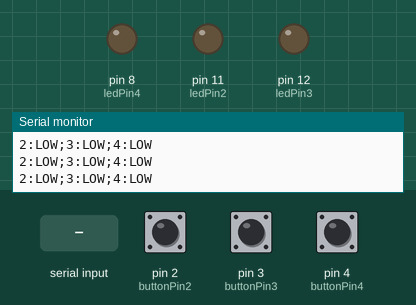
Recording of a sketch running on a simulated Arduino Uno, built with avr-gcc and run on an emulated ATmega328P. Parts: output pins drawn as LEDs (lit = HIGH), the last lines printed to the serial monitor. The inputs (shaded band) are chosen by the test bench; at power-on: pin 2 (buttonPin2) LOW, pin 3 (buttonPin3) LOW, pin 4 (buttonPin4) LOW.

Above: at 1.2 s.
1.3 s: pin 2 (buttonPin2) pulled HIGH for 0.15 s
At 2.5 s:
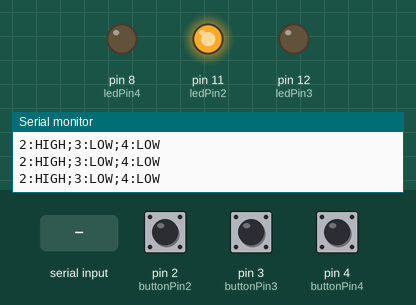
2.9 s: pin 3 (buttonPin3) pulled HIGH for 0.15 s
At 3.8 s:
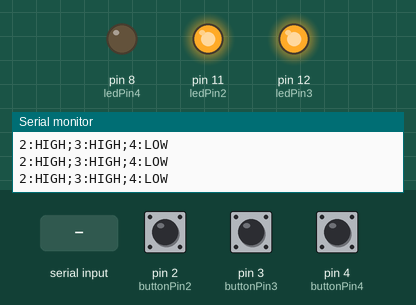
4.5 s: pin 4 (buttonPin4) pulled HIGH for 0.15 s
At 4.8 s:
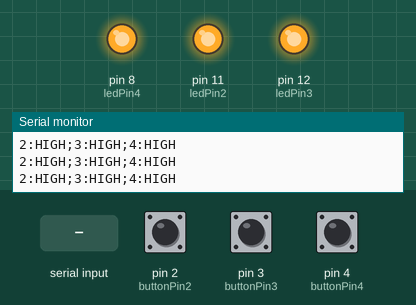
6.1 s: byte 20 (20) received over Serial
At 7.3 s:
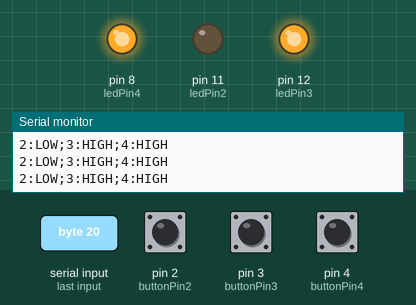
7.6 s: byte 30 (30) received over Serial
At 8.6 s:
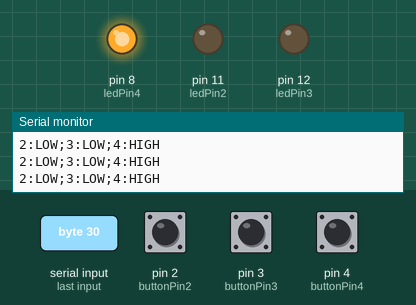
9.1 s: byte 21 (21) received over Serial
At 9.7 s:
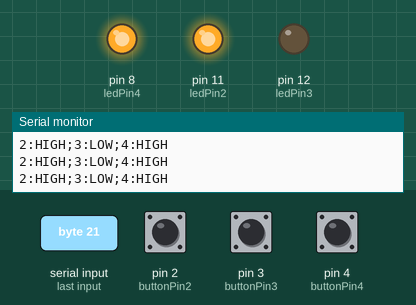
Timing chart, 0 to 11.6 s (numbered marks = the images above; inputs shaded):
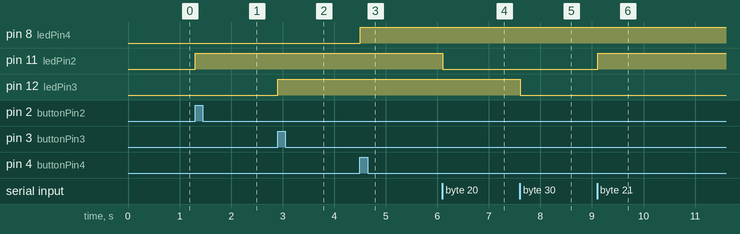

The sketch:

Arduino.ino
```cpp
// Projet "BoostMySpirit"
// de l'événement HackMyChurch 2015
// http://www.hackmychurch.com/

// Code Arduino à téléverser sur la carte Arduino
// Testé avec une Arduino Uno
// Schéma technique disponible sur GitHub
// Kevin Vennitti (@kevinvennitti)

// Le code ci-dessous a ete cree
// rapidement pour 3 LED et 3 boutons
// et ne presente pas la souplesse d'un code
// modulable pour x LED et x boutons :
// n'hesitez pas a partager votre nouveau code
// qui ne sera pas aussi long !

// Les pin input et output sont définis ici,
// il est possible de les modifier
// en adaptant le circuit électronique

// Chaque bouton est lie a une LED
// et ces deux fonctionnent donc en couple.
// Le suffixe numeraire des variables
// permet de reconnaitre les duos

// Ci-dessous les pins des input boutons

const int buttonPin2 = 2;
const int buttonPin3 = 3;
const int buttonPin4 = 4;

// Ci-dessous les pins des output LED

const int ledPin2 =  11;
const int ledPin3 =  12;
const int ledPin4 =  8;

// Par defaut, les boutons sont relaches (non appuyes)

int buttonState2 = 0;
int buttonState3 = 0;
int buttonState4 = 0;

// Par defaut, au lancement de la carte,
// on n'ordonne rien de special
// tant que Processing ne nous a pas donne d'ordre
// ou qu'un bouton n'est pas appuye ;
// les variables ci-dessous
// definiront au cours du script
// les ordres a affecter aux LEDs

boolean set2toHigh = false;
boolean set2toLow = false;

boolean set3toHigh = false;
boolean set3toLow = false;

boolean set4toHigh = false;
boolean set4toLow = false;

boolean antiFlood2 = false;
boolean antiFlood3 = false;
boolean antiFlood4 = false;

int getFromP;

void setup() {
  Serial.begin(9600);

  pinMode(buttonPin2, INPUT);
  pinMode(buttonPin3, INPUT);
  pinMode(buttonPin4, INPUT);

  pinMode(ledPin2, OUTPUT);
  pinMode(ledPin3, OUTPUT);
  pinMode(ledPin4, OUTPUT);
}

void loop() {
  // Si la carte est prete a communiquer
  if (Serial.available() > 0) {

    // On stocke ce que Processing nous envoie
    // (s'il envoie quelque chose)
    // dans la variable `getFromP`
    // (get from Processing)

    getFromP = Serial.read();

    // Theoriquement, la ligne suivante
    // ne sert a rien, mais je la commente
    // au cas ou :

    // Serial.println("GET");

    // Les donnees recues par Arduino
    // provenant de Processing sont
    // sous forme de nombres a deux chiffres :

    // - Le premier chiffre indique quel couple
    //   (2, 3 ou 4) est concerne par le deuxieme chiffre

    // - Le deuxieme chiffre indiquel l'etat
    //   a affecter a la LED du couple concerne

    // Ainsi, si Arduino recoit :

    // 20 => La LED "2" doit etre eteinte
    // 21 => La LED "2" doit etre allumee

    // 30 => La LED "3" doit etre eteinte
    // 31 => La LED "3" doit etre allumee

    // 40 => La LED "4" doit etre eteinte
    // 51 => La LED "4" doit etre allumee


    // Ainsi, pour la LED du couple "2",
    // on teste si on recoit 20
    // (eteindre la LED "2")

    if (getFromP == 20) {

      // Dans ce cas, on affecte `true`
      // a notre variable `set2toLow`
      // pour l'utiliser plus bas dans le code

      set2toLow = true;

      // On eteint la LED en envoyant
      // un signal a la carte Arduino

      digitalWrite(ledPin2, LOW);

      // Et on redefinit le nouvel etat
      // de la LED, a savoir qu'il est LOW

      buttonState2 = LOW;
    } else {

      // Si on ne recoit pas 20
      // (on peut recevoir 21, 30, 31, 40, 41),
      // alors on affecte `false`
      // a notre variable `set2toLow`
      // pour l'utiliser plus bas dans le code aussi

      set2toLow = false;
    }


    // Meme procedure si on recoit 21
    // (allume la LED "2") :

    if (getFromP == 21) {

      // On initialise la variable `set2toHigh` a `true`
      set2toHigh = true;

      // On allume la LED
      digitalWrite(ledPin2, HIGH);

      // On definit l'etat de la LED
      buttonState2 = HIGH;
    } else {

      // Si on ne recoit pas "21",
      // alors on initialise la variable `set2toHigh` a `false`
      set2toHigh = false;
    }


    // Etc. avec 30, 31, 40, 41

    if (getFromP == 30) {
      set3toLow = true;
      digitalWrite(ledPin3, LOW);
      buttonState3 = LOW;
    } else {
      set3toLow = false;
    }


    if (getFromP == 31) {
      digitalWrite(ledPin3, HIGH);
      set3toHigh = true;
      buttonState3 = HIGH;
    } else {
      set3toHigh = false;
    }

    if (getFromP == 40) {
      digitalWrite(ledPin4, LOW);
      set4toLow = true;
      buttonState4 = LOW;
    } else {
      set4toLow = false;
    }


    if (getFromP == 41) {
      digitalWrite(ledPin4, HIGH);
      set4toHigh = true;
      buttonState4 = HIGH;
    } else {
      set4toHigh = false;
    }
  }


  // Maintenant, on lit les signaux
  // provenant des boutons pour changer
  // l'etat des LED ;
  // on active aussi un blocage (antiflood)
  // pour ne pas repeter le changement d'etat

  // Si le bouton du couple "2" est appuye :
  if (digitalRead(buttonPin2) == HIGH && !antiFlood2) {

    // Alors on inverse l'etat du bouton
    buttonState2 = !buttonState2;

    // Et on active le blocage anti-repetition
    antiFlood2 = true;
  }

  // Si le bouton du couple "3" est appuye :
  if (digitalRead(buttonPin3) == HIGH && !antiFlood3) {

    // Alors on inverse l'etat du bouton
    buttonState3 = !buttonState3;

    // Et on active le blocage anti-repetition
    antiFlood3 = true;
  }

  // Si le bouton du couple "4" est appuye :
  if (digitalRead(buttonPin4) == HIGH && !antiFlood4) {

    // Alors on inverse l'etat du bouton
    buttonState4 = !buttonState4;

    // Et on active le blocage anti-repetition
    antiFlood4 = true;
  }


  // On desactive les blocages lorsque
  // les boutons sont relaches

  if (digitalRead(buttonPin2) == LOW) {
    antiFlood2 = false;
  }

  if (digitalRead(buttonPin3) == LOW) {
    antiFlood3 = false;
  }

  if (digitalRead(buttonPin4) == LOW) {
    antiFlood4 = false;
  }


  // Enfin (et surtout), on va traiter
  // chaque LED pour savoir s'il faut les allumer
  // ou les eteindre, puis envoyer a Processing
  // l'etat courant de chaque LED
  // afin de mettre a jour le programme Processing

  // La chaine envoyee a Processing ressemble a :
  // 2:HIGH;3:LOW;4:HIGH
  // 2:LOW;3:LOW;4:LOW
  // 2:HIGH;3:HIGH;4:HIGH
  // 2:LOW;3:HIGH;4:LOW
  // etc.

  ////////////////////////////////////////////////////////
  //
  // Vous pouvez (vous devez !) ameliorer ce code
  // en passant du JSON ou en harmonisant les formats
  // des envois/receptions
  // (mais vous, vous aurez + de 4 heures pour coder ;) )
  //
  ////////////////////////////////////////////////////////

  // Si le bouton de la LED "2" a ete appuye :
  if (buttonState2 == HIGH) {

    // Alors on allume la LED
    digitalWrite(ledPin2, HIGH);

    // Et on envoie l'info a Processing
    Serial.print("2:HIGH");
  }


  // Si le bouton de la LED "2" a ete relache
  // ou n'etait pas presse (l'un suit l'autre de toute maniere) :
  if (buttonState2 == LOW) {

    // Alors on eteint la LED
    digitalWrite(ledPin2, LOW);

    // Et on envoie l'info a Processing
    Serial.print("2:LOW");
  }

  // On ecrit le separateur a la suite
  Serial.print(";");


  // Et on continue avec 3 puis 4 :

  if (buttonState3 == HIGH) {
    digitalWrite(ledPin3, HIGH);
    Serial.print("3:HIGH");
  }
  if (buttonState3 == LOW) {
    digitalWrite(ledPin3, LOW);
    Serial.print("3:LOW");
  }

  Serial.print(";");


  if (buttonState4 == HIGH) {
    digitalWrite(ledPin4, HIGH);
    Serial.println("4:HIGH");
  }
  if (buttonState4 == LOW) {
    digitalWrite(ledPin4, LOW);
    Serial.println("4:LOW");
  }


  // On definit un delay pour la stabilite du code :
  delay(10);
}
```

Measured:
- after the input at 1.3 s, pin 11 (ledPin2): LOW → HIGH at once
- after the input at 2.9 s, pin 12 (ledPin3): LOW → HIGH at once
- after the input at 4.5 s, pin 8 (ledPin4): LOW → HIGH at once
- after the input at 6.1 s, pin 11 (ledPin2): HIGH → LOW at once
- after the input at 7.6 s, pin 12 (ledPin3): HIGH → LOW at once
- after the input at 9.1 s, pin 11 (ledPin2): LOW → HIGH at once
